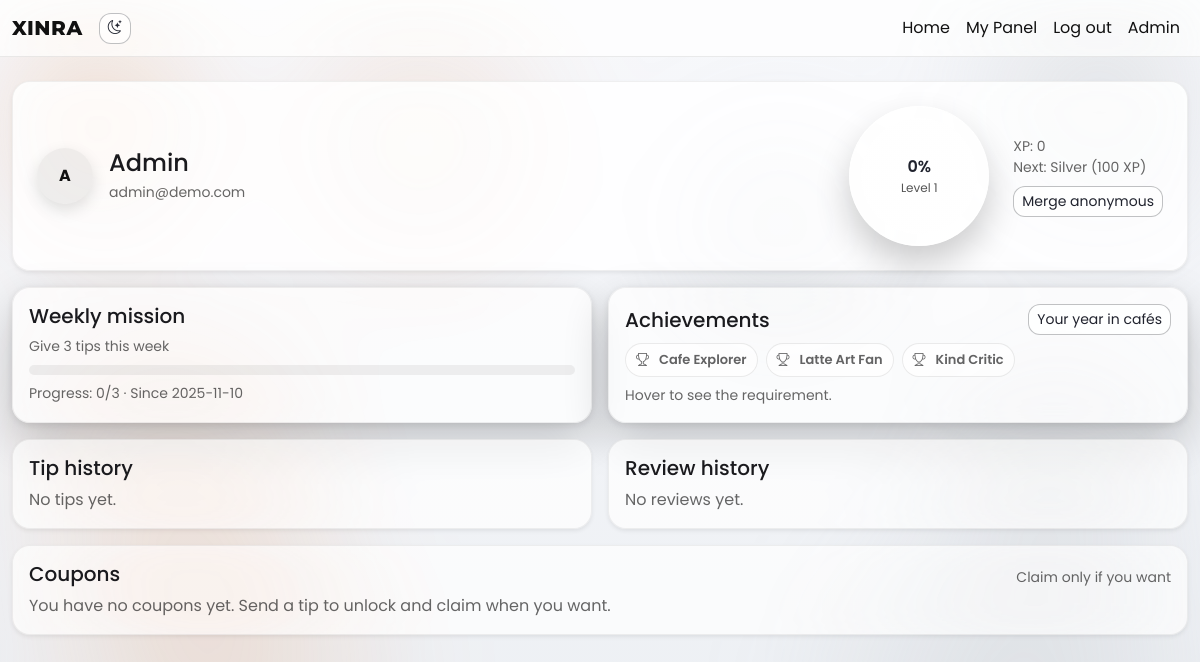
Page /me/profile (signed in) on the committed database.
### app/models.py (models this page shows)
class User(db.Model, UserMixin):
    __tablename__ = "users"
    id = db.Column(db.Integer, primary_key=True)
    email = db.Column(db.String(255), unique=True, nullable=True)
    password_hash = db.Column(db.String(255), nullable=True)
    name = db.Column(db.String(120), nullable=True)
    avatar_url = db.Column(db.String(512), nullable=True)
    device_id_hash = db.Column(db.String(64), unique=True, nullable=True)
    level = db.Column(db.Integer, default=1, nullable=False)
    xp = db.Column(db.Integer, default=0, nullable=False)
    created_at = db.Column(db.DateTime, default=datetime.utcnow, nullable=False)
    memberships = db.relationship("Membership", backref="user", lazy=True)
    tips = db.relationship("Tip", backref="user", lazy=True)
    reviews = db.relationship("Review", backref="user", lazy=True)

class RewardTier(db.Model):
    __tablename__ = "reward_tiers"
    id = db.Column(db.Integer, primary_key=True)
    name = db.Column(db.String(50), nullable=False)
    threshold_xp = db.Column(db.Integer, nullable=False)
    perks_json = db.Column(JSON, nullable=True)

### app/routes/auth.py (the view, shortened to what this page needs)
@auth_bp.route("/me/profile")
def profile():
    user = current_user if current_user.is_authenticated else device_util.get_or_create_guest_user()
    tips = (
        Tip.query.filter_by(user_id=user.id).order_by(Tip.created_at.desc()).limit(20).all()
    )
    reviews = (
        Review.query.filter_by(user_id=user.id).order_by(Review.created_at.desc()).limit(20).all()
    )
    all_tips = Tip.query.filter_by(user_id=user.id).all()
    all_reviews = Review.query.filter_by(user_id=user.id).all()
    restaurant_ids = {t.restaurant_id for t in tips} | {r.restaurant_id for r in reviews}
    restaurants = (
        Restaurant.query.filter(Restaurant.id.in_(restaurant_ids)).order_by(Restaurant.name.asc()).all()
        if restaurant_ids
        else []
    )
    tiers = RewardTier.query.order_by(RewardTier.threshold_xp.asc()).all()
    xp = user.xp or 0
    next_tier = None
    progress_pct = 100
    if tiers:
        prev_thresh = 0
        for t in tiers:
            if xp >= t.threshold_xp:
                prev_thresh = t.threshold_xp
            else:
                next_tier = t
                break
        if next_tier:
            span = max(1, next_tier.threshold_xp - prev_thresh)
            progress_pct = int(100 * ((xp - prev_thresh) / span))
    available_by_rest = {}
    claimed_by_rest = {}
    return render_template(
        "auth/profile.html",
        user=user,
        restaurants=restaurants,
        tips=tips,
        reviews=reviews,
        next_tier=next_tier,
        progress_pct=progress_pct,
        available_by_rest=available_by_rest,
        claimed_by_rest=claimed_by_rest,
        achievements=_compute_achievements(user, all_tips, all_reviews),
        mission=_compute_weekly_mission(user),
    )

### app/models.py (called while the page is built)
@login_manager.user_loader
def load_user(user_id):
    return User.query.get(int(user_id))

### app/routes/auth.py (called while the page is built, shortened)
def _compute_achievements(user: User, all_tips: list[Tip], all_reviews: list[Review]):
    rest_ids = {t.restaurant_id for t in all_tips} | {r.restaurant_id for r in all_reviews}
    explorer = len([rid for rid in rest_ids if rid]) >= 3
    fan_latte = False
    critic = sum(1 for r in all_reviews if (r.rating or 0) >= 4) >= 5
    return [
        {'key': 'explorer', 'name': 'Cafe Explorer', 'earned': explorer, 'desc': 'Visit 3+ different cafés'},
        {'key': 'latte_fan', 'name': 'Latte Art Fan', 'earned': fan_latte, 'desc': '5+ tips to baristas'},
        {'key': 'kind_critic', 'name': 'Kind Critic', 'earned': critic, 'desc': '5+ reviews with 4★ or more'},
    ]

def _compute_weekly_mission(user: User):
    now = datetime.utcnow()
    start_week = now - timedelta(days=now.weekday())
    start_week = datetime(start_week.year, start_week.month, start_week.day)
    count = Tip.query.filter_by(user_id=user.id).filter(Tip.created_at >= start_week).count()
    goal = 3
    return {
        'title': 'Give 3 tips this week',
        'progress': min(count, goal),
        'goal': goal,
        'completed': count >= goal,
        'start': start_week,
    }

### templates/auth/profile.html (shortened to what this page needs)
{% extends "_base.html" %}
{% block content %}
<div class="card p-4 shadow-sm mb-3 profile-hero">
  <div class="d-flex align-items-center justify-content-between flex-wrap gap-3">
    <div class="d-flex align-items-center gap-3">
      <div class="avatar-fallback avatar-lg">{{ (user.name or 'U')[:1].upper() }}</div>
      <div>
        <h4 class="mb-1">{{ user.name or 'User' }}</h4>
        <div class="small text-muted">{{ user.email or 'Guest' }}</div>
      </div>
    </div>
    <div class="d-flex align-items-center gap-4">
      <div class="xp-ring" data-progress="{{ progress_pct }}">
        <div class="text-center">
          <div class="label">{{ progress_pct }}%</div>
          <div class="sub">Level {{ user.level }}</div>
        </div>
      </div>
      <div>
        <div class="small text-muted">XP: {{ user.xp }}</div>
        {% if next_tier %}
          <div class="small text-muted">Next: {{ next_tier.name }} ({{ next_tier.threshold_xp }} XP)</div>
        {% else %}
          <div class="small text-muted">Max level reached</div>
        {% endif %}
        <form class="mt-2" method="post" action="{{ url_for('auth.merge_guest') }}">
          <button class="btn btn-outline-dark btn-sm" type="submit">Merge anonymous</button>
        </form>
      </div>
    </div>
  </div>
</div>
<div class="row g-3 mb-3">
  <div class="col-12 col-lg-6">
    <div class="card p-3 mission-card h-100">
      <div class="d-flex justify-content-between align-items-center mb-2">
        <h5 class="mb-0">Weekly mission</h5>
      </div>
      <div class="small text-muted mb-2">{{ mission.title }}</div>
      <div class="mission-progress mb-2">
        {% set pct = (100 * mission.progress // mission.goal) if mission.goal else 0 %}
        <div class="progress" role="progressbar" aria-valuemin="0" aria-valuemax="{{ mission.goal }}" aria-valuenow="{{ mission.progress }}">
        </div>
      </div>
      <div class="small text-muted">Progress: {{ mission.progress }}/{{ mission.goal }} · Since {{ mission.start.strftime('%Y-%m-%d') }}</div>
    </div>
  </div>
  <div class="col-12 col-lg-6">
    <div class="card p-3 h-100">
      <div class="d-flex justify-content-between align-items-center">
        <h5 class="mb-0">Achievements</h5>
        <a href="{{ url_for('auth.summary') }}" class="btn btn-outline-dark btn-sm">Your year in cafés</a>
      </div>
      <div class="d-flex flex-wrap gap-2 mt-2">
        {% for a in achievements %}
          <div class="badge-achievement {{ 'earned' if a.earned else 'locked' }}" title="{{ a.desc }}">
            <i class="bi {{ 'bi-trophy-fill' if a.earned else 'bi-trophy' }} me-1"></i>{{ a.name }}
          </div>
        {% endfor %}
      </div>
      <div class="small text-muted mt-2">Hover to see the requirement.</div>
    </div>
  </div>
</div>
<div class="row g-3">
  <div class="col-12 col-lg-6">
    <div class="card p-3 shadow-sm h-100">
      <h5 class="mb-2">Tip history</h5>
      {% if tips %}
      <ul class="timeline">
        {% for t in tips %}
        <li>
          <div class="dot"></div>
          <div class="flex-grow-1">
            <div class="d-flex justify-content-between">
              <span class="title">{{ t.restaurant.name }} · {{ t.staff.name if t.staff_id else 'General' }}</span>
              <span class="fw-bold amount">€{{ '%.2f' % (t.amount_cents/100) }}</span>
            </div>
            <div class="small text-muted">{{ t.created_at.strftime('%Y-%m-%d %H:%M') }}</div>
          </div>
        </li>
        {% endfor %}
      </ul>
      {% else %}
      <div class="text-muted">No tips yet.</div>
      {% endif %}
    </div>
  </div>
  <div class="col-12 col-lg-6">
    <div class="card p-3 shadow-sm h-100">
      <h5 class="mb-2">Review history</h5>
      {% if reviews %}
      <ul class="timeline">
        {% for r in reviews %}
        <li>
          <div class="dot"></div>
          <div class="flex-grow-1">
            <div class="d-flex justify-content-between">
              <span class="title">{{ r.restaurant.name }} · {{ r.staff.name if r.staff_id else 'General' }}</span>
              <span>
                {% for i in range(1,6) %}
                  {% if i <= r.rating %}
                    <i class="bi bi-star-fill text-warning"></i>
                  {% else %}
                    <i class="bi bi-star text-warning"></i>
                  {% endif %}
                {% endfor %}
              </span>
            </div>
            {% if r.comment %}<div class="small text-muted mt-1">{{ r.comment }}</div>{% endif %}
            <div class="small text-muted">{{ r.created_at.strftime('%Y-%m-%d %H:%M') }}</div>
          </div>
        </li>
        {% endfor %}
      </ul>
      {% else %}
      <div class="text-muted">No reviews yet.</div>
      {% endif %}
    </div>
  </div>
  <div class="col-12">
    <div class="card p-3 shadow-sm h-100">
      <div class="d-flex justify-content-between align-items-center">
        <h5 class="mb-2">Coupons</h5>
        <small class="text-muted">Claim only if you want</small>
      </div>
      {% set any_available = available_by_rest and available_by_rest|length > 0 %}
      {% set any_claimed = claimed_by_rest and claimed_by_rest|length > 0 %}
      {% if not any_available and not any_claimed %}
        <div class="text-muted">You have no coupons yet. Send a tip to unlock and claim when you want.</div>
      {% endif %}
    </div>
  </div>
</div>
{% endblock %}

### static/css/custom.css (style rules this page uses)
:root { --hue: 28; --intensity: 70%; --grad-1: hsl(28, 70%, 92%); --grad-2: hsl(28, 65%, 85%); --grad-3: hsl(28, 62%, 78%); --grad-4: hsl(28, 60%, 70%); --accent: hsl(28, 92%, 52%); --accent-glow: hsla(28, 92%, 52%, 0.45); --text: #111111; --muted: rgba(0,0,0,0.60); --glass-bg: rgba(255,255,255,0.22); --glass-bg-strong: rgba(255,255,255,0.35); --glass-border: rgba(255,255,255,0.38); --card-bg: rgba(255,255,255,0.70); --card-border: rgba(0,0,0,0.06); --panel-dark: rgba(2, 6, 16, 0.35); }
html,body { height:100% }
body { background: linear-gradient(180deg, #f7f8fb, #eceff3); filter: saturate(var(--intensity)); background-attachment: fixed; color: var(--text); font-family: 'Poppins', 'Montserrat', system-ui, -apple-system, Segoe UI, Roboto, Inter, Helvetica, Arial, sans-serif; }
body::before { content: ""; position: fixed; inset: 0; z-index: -1; pointer-events: none; background: radial-gradient(240px 240px at 8% 16%, rgba(255,140,64,0.32), transparent 62%), radial-gradient(300px 300px at 92% 12%, rgba(160,164,171,0.26), transparent 62%), radial-gradient(360px 360px at 18% 84%, rgba(255,140,64,0.22), transparent 62%), radial-gradient(420px 420px at 85% 88%, rgba(160,164,171,0.22), transparent 62%), radial-gradient(280px 280px at 35% 18%, rgba(255,140,64,0.20), transparent 62%), radial-gradient(220px 220px at 65% 28%, rgba(160,164,171,0.22), transparent 62%), radial-gradient(340px 340px at 14% 58%, rgba(255,140,64,0.18), transparent 62%), radial-gradient(260px 260px at 88% 60%, rgba(160,164,171,0.18), transparent 62%); filter: blur(48px) saturate(.95); }
.card { background: var(--card-bg); border: 1px solid var(--card-border); box-shadow: 0 18px 45px rgba(0,0,0,0.20), 0 2px 8px rgba(0,0,0,0.10); backdrop-filter: blur(16px) saturate(1.05); -webkit-backdrop-filter: blur(16px) saturate(1.05); color: #1a1a1f; border-radius: 18px; transition: transform 280ms cubic-bezier(.2,.8,.2,1), box-shadow 280ms ease; }
.btn { border-radius: 12px; position: relative; overflow: hidden; color: #111 }
.btn-outline-dark { color: #1f2333; border-color: rgba(3,8,20,0.25); background: rgba(255,255,255,0.75) }
.badge-achievement { display:inline-flex; align-items:center; gap:6px; padding:6px 10px; border-radius:999px; border:1px solid rgba(0,0,0,0.12); background: rgba(255,255,255,0.9); color:#111; font-weight:600; font-size:13px }
.badge-achievement.locked { opacity: .65 }
.mission-card .progress { height: 10px; background: rgba(0,0,0,0.06); border-radius: 999px }
.text-muted { color: var(--muted)!important }
.small { color: rgba(0,0,0,0.7) }
.avatar-lg { width:72px; height:72px }
.avatar-fallback { width:56px; height:56px; border-radius: 50%; display:flex; align-items:center; justify-content:center; background: rgba(0,0,0,0.06); color:#111; font-weight:700; box-shadow: 0 6px 16px rgba(0,0,0,0.12) }
.xp-ring { --p:0; width: 140px; height: 140px; border-radius: 50%; background: radial-gradient(closest-side, rgba(255,255,255,0.9) 82%, transparent 83% 100%), conic-gradient(var(--accent) calc(var(--p)*1%), rgba(255,255,255,0.35) 0); box-shadow: inset 0 0 0 1px rgba(255,255,255,0.6), 0 18px 35px rgba(0,0,0,0.20); display: grid; place-items: center; }
.xp-ring .label { font-weight: 600; color:#1f2333 }
.xp-ring .sub { font-size: 12px; color: #555 }
.profile-hero { background: rgba(255,255,255,0.88) }

### static/css/luxe.css (style rules this page uses)
:root { --lux-bg-1: #0f1115; --lux-bg-2: #12151b; --lux-panel: rgba(20, 23, 30, 0.8); --lux-border: rgba(255,255,255,0.08); --lux-text: #e8eaef; --lux-muted: #a8afbf; --gold: #d4af37; --gold-soft: rgba(212,175,55,0.35); }

### rows in the picture
User: name "A", name "Admin", email "admin@demo.com", level "1", xp "0"
RewardTier: name "Silver", threshold_xp "100"

### other values in the picture
{{ progress_pct }} "0"
{{ mission.title }} "Give 3 tips this week"
{{ mission.progress }} "0"
{{ mission.goal }} "3"
{{ mission.start.strftime('%Y-%m-%d') }} "2025-11-10"
{{ a.name }} "Cafe Explorer" "Latte Art Fan" "Kind Critic"
